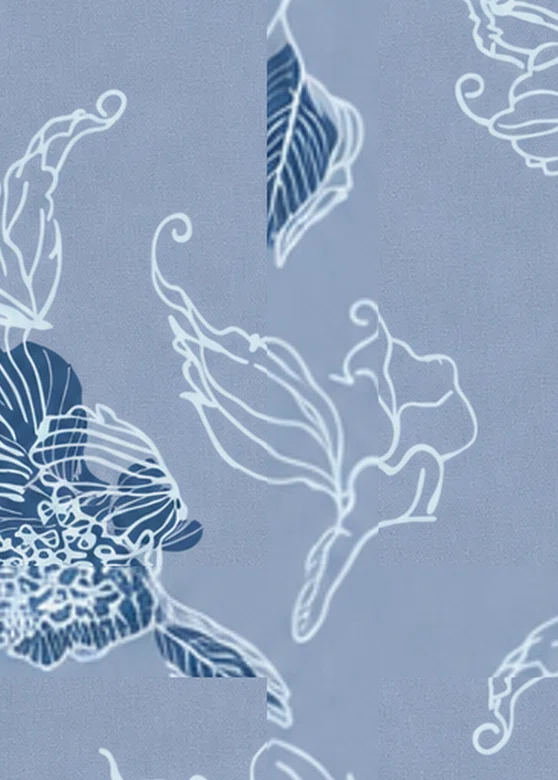
#> input picture 算法/描稿-四方连续-psd分层/knowledge/cases/case-20261020-01/defect.webp, 558 x 780 px
$ python -i similar.py   (imports and definitions only)
#> lines starting #> are read from the running program, lines starting #| are printed output that depends on the picture
"""近似去重：同一张图的变体、同一套素材包，只留一张。

问题长什么样
    用户搜"浪漫 3d 花卉 ai 图"，回来 9 张**同一个素材系列**的纸雕花卉 ——
    同一位作者、同一套底纹语言，只是裁切位置和底色不同。还有更常见的：
    同一张图在 5 个站转载、图床给 3 种尺寸、加了水印或裁掉一条边。
    用户看到的观感是"你在拿同一张图糊弄我"。

为什么 rank.py 的 aHash 不够
    它把图缩到 8×8 取均值、比 64 位指纹，阈值 6 位。这套只能抓
    "同尺寸、同裁切、轻微压缩"。**换尺寸或裁掉一条边就能翻转 10~20 位** ——
    实测 out_watercolor2 里 37 对肉眼完全一样的图，aHash 全放行了。
    8×8 太粗：整张图的"观感"（底色、明暗分布、纹理密度、色相构成）
    根本不在那 64 位里。

一把尺子：**风格签名**（sig）
    HSV 直方图 8×4×4 + 灰度 16 档 + 边缘密度，归一化后算余弦。
    在真实产物上量出来的分布：

        同一张图（换尺寸/水印/裁边）   0.995 ~ 1.000
        白底水彩但设计不同             0.985 ~ 0.993   ← 不能砍
        不同风格                       0.40 ~ 0.90

    中间那档是关键：0.985 会误杀（实测把"仙鹤粉花"和"粉紫牡丹"判成
    一对），0.995 干净。所以默认 NEAR = 0.995。

    想过、也试过再加一条"同来源包"（图片 URL 的目录段一样，比如
    `/2019/05/16/EPS-190516_33/`，说明是同一套素材被几个站转载）：
    理论上它能在相似度低一些时也合并。实测两种阈值都误杀 ——
    0.90 会把"红樱桃小花 / 粉牡丹大花"（0.984）并掉，0.97 仍会并掉
    "两种粉牡丹"（0.993）。同站的图配色构图本来就接近，光看直方图
    分不开。所以这条路整条删了，只留 0.995 一条线 ——
    **宁可漏（带大水印、被重裁切的那种认不出来），也不误杀**。

保留谁
    一组里留 `tile.quality` 最高的那张（同分比像素总数）——
    用户是拿它去铺面料的，接缝好看比什么都重要。
"""
from __future__ import annotations

import math
import os

from PIL import Image, ImageFilter

# 风格签名余弦阈值。0.995 是实测划出来的线，别轻易往下调：
# 0.985 就会把"同为白底水彩、但设计完全不同"的图并成一张。
#
# **试过、放弃的两条降阈值思路**（都实测误杀过，别再走一遍）：
#   ① 同来源包 + 0.90：同一素材站的图配色构图接近但设计不同
#      （红樱桃小花 / 粉牡丹大花 判成 0.984），一批全被并掉。
#   ② 同来源包 + 0.97：好一些，但 0.993 那对"两种粉牡丹"仍是不同设计。
# 宁可漏（带大水印、被重裁切的转载图认不出来），也不误杀 ——
# 少给几张是遗憾，把好图删掉是事故。
NEAR = 0.995

_SIZE = 48          # 签名用的采样边长
_EDGE_W = 3.0       # 边缘密度在向量里的权重（它本身是个 0~1 的标量）


def _flat(im):
    """Pillow 12 起 getdata 弃用、给的是 get_flattened_data，两个都认。"""
    f = getattr(im, "get_flattened_data", None)
    return list(f()) if callable(f) else list(im.getdata())


def sig(path):
    """回 (向量, 明暗均值, 边缘密度)。向量已归一化，点积即余弦。

    读不出来回 ((), 0, 0) —— 调用方把它当"和谁都不像"处理，
    不要因为一张坏图把整批去重搞崩。
    """
    try:
        with Image.open(path) as im:
#> im is the input picture: PIL image 558x780 RGB; mean R, G, B 145.4, 164.5, 190.4
            rgb = im.convert("RGB").resize((_SIZE, _SIZE), Image.LANCZOS)
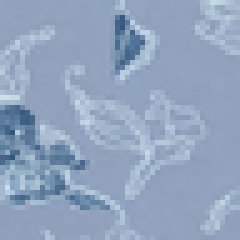
#> rgb: PIL image 48x48 RGB (shown 5 times larger); mean R, G, B 145.4, 164.5, 190.4
            hsv = rgb.convert("HSV")
#> hsv: PIL image 48x48 HSV; mean H, S, V 151.5, 60.9, 190.4
            g = rgb.convert("L")
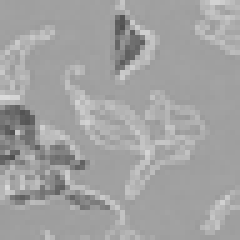
#> g: PIL image 48x48 L (shown 5 times larger); min 79, max 219, mean 161.8
            edge = g.filter(ImageFilter.FIND_EDGES)
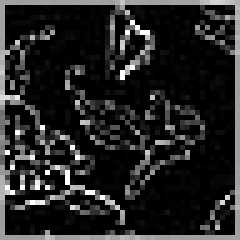
#> edge: PIL image 48x48 L (shown 5 times larger); min 0, max 255, mean 36.7
            hpx, gpx, epx = _flat(hsv), _flat(g), _flat(edge)
#> hpx = 2304 items, first 6: (151, 59, 189), (151, 60, 187), (153, 58, 188), (153, 57, 187), (154, 58, 188), (154, 58, 188); gpx = 2304 values, max 219 at index 913, min 79 at index 1490, mean 161.8; epx = 2304 values, max 255 at index 218, min 0 at index 49, mean 36.72
    except Exception:                                        # noqa: BLE001
        return (), 0.0, 0.0

    n = float(len(hpx)) or 1.0
#> n = 2304
    hb, sb, vb = [0] * 8, [0] * 4, [0] * 4
    for a, b, c in hpx:
        hb[a * 8 // 256] += 1
        sb[b * 4 // 256] += 1
        vb[c * 4 // 256] += 1
#> this loop made 2304 passes
#> after the loop, hb = [0, 0, 0, 0, 2304, 0, 0, 0]; sb = [2014, 268, 22, 0]; vb = [0, 3, 1612, 689]
    bright = sum(gpx) / (255.0 * n)
#> bright = 0.634
    ed = sum(epx) / (255.0 * n)
#> ed = 0.144

    gh = [0] * 16
    for v in gpx:
        gh[v * 16 // 256] += 1
#> this loop made 2304 passes
#> v on passes 1 to 3: 161, 159, 160
#> after the loop, gh = [0, 0, 0, 0, 1, 17, 48, 59, 56, 619, 1106, 300, 87, 11, 0, 0]

    vec = ([x / n for x in hb] + [x / n for x in sb] + [x / n for x in vb]
           + [x / n * 0.7 for x in gh] + [ed * _EDGE_W])
#> vec = 33 values, max 1 at index 4, min 0 at index 0, mean 0.125
    nrm = math.sqrt(sum(v * v for v in vec))
#> nrm = 1.64
    if nrm <= 0:
        return (), bright, ed
    return tuple(v / nrm for v in vec), bright, ed


# [133 lines left out: functions _dot, _quality, _size, _label, _group, dedup, not called in this run]

>>> result = sig('../../描稿-四方连续-psd分层/knowledge/cases/case-20261020-01/defect.webp')
